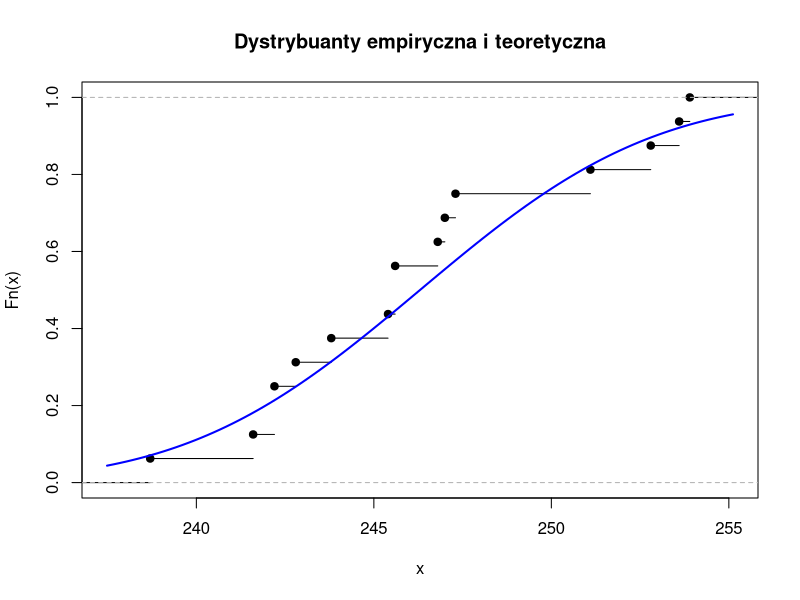

Write R code to recreate this figure.
x <- c(242.2, 243.8, 252.8, 245.4, 245.6, 253.6, 247.3, 238.7,
       241.6, 242.8, 251.1, 246.8, 247.0, 245.6, 242.2, 253.9)
nortest::lillie.test(x)
plot(ecdf(x), main = "Dystrybuanty empiryczna i teoretyczna")
curve(pnorm(x, mean(x), sd(x)), col = "blue", add = TRUE, lwd = 2)
 
